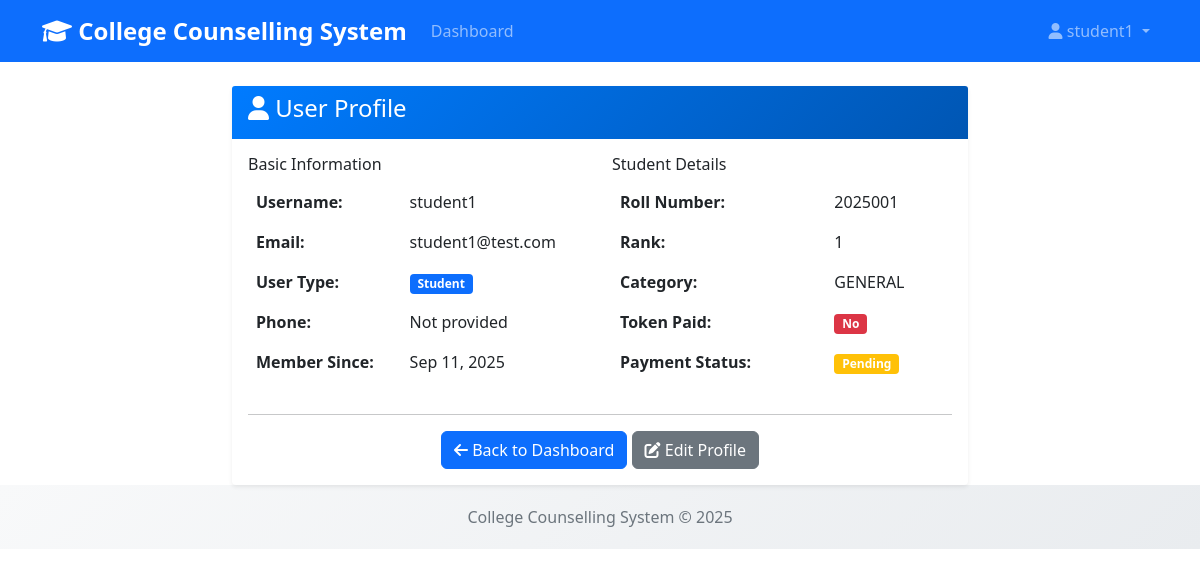
The app's page /profile/ (signed in) with its own data.
### accounts/models.py (models this page shows, shortened)
class User(AbstractUser):
    USER_TYPES = (
        ('super_admin', 'Super Admin'),
        ('college_admin', 'College Admin'),
        ('student', 'Student'),
    )
    user_type = models.CharField(max_length=20, choices=USER_TYPES)
    phone = models.CharField(max_length=15, blank=True)
    created_at = models.DateTimeField(auto_now_add=True)
    updated_at = models.DateTimeField(auto_now=True)

class StudentProfile(models.Model):
    user = models.OneToOneField(User, on_delete=models.CASCADE, related_name='student_profile')
    roll_number = models.CharField(max_length=20, unique=True)
    rank = models.IntegerField(unique=True)
    category = models.CharField(max_length=20, choices=[
        ('GENERAL', 'General'),
        ('OBC', 'OBC'),
        ('SC', 'SC'),
        ('ST', 'ST'),
    ])
    token_paid = models.BooleanField(default=False)
    class Meta:
        ordering = ['rank']

### accounts/views.py (the view)
# urls.py: path('profile/', views.profile, name='profile'),
@login_required
def profile(request):
    return render(request, 'accounts/profile.html')

### templates/accounts/profile.html (shortened to what this page needs)
{% extends 'base.html' %}
{% block content %}
<div class="row justify-content-center">
    <div class="col-md-8">
        <div class="card">
            <div class="card-header">
                <h4><i class="fas fa-user"></i> User Profile</h4>
            </div>
            <div class="card-body">
                <div class="row">
                    <div class="col-md-6">
                        <h6>Basic Information</h6>
                        <table class="table table-borderless">
                            <tr>
                                <td><strong>Username:</strong></td>
                                <td>{{ user.username }}</td>
                            </tr>
                            <tr>
                                <td><strong>Email:</strong></td>
                                <td>{{ user.email|default:"Not provided" }}</td>
                            </tr>
                            <tr>
                                <td><strong>User Type:</strong></td>
                                <td><span class="badge bg-primary">{{ user.get_user_type_display }}</span></td>
                            </tr>
                            <tr>
                                <td><strong>Phone:</strong></td>
                                <td>{{ user.phone|default:"Not provided" }}</td>
                            </tr>
                            <tr>
                                <td><strong>Member Since:</strong></td>
                                <td>{{ user.date_joined|date:"M d, Y" }}</td>
                            </tr>
                        </table>
                    </div>
                    <div class="col-md-6">
                        {% if user.user_type == 'student' and user.student_profile %}
                            <h6>Student Details</h6>
                            <table class="table table-borderless">
                                <tr>
                                    <td><strong>Roll Number:</strong></td>
                                    <td>{{ user.student_profile.roll_number }}</td>
                                </tr>
                                <tr>
                                    <td><strong>Rank:</strong></td>
                                    <td>{{ user.student_profile.rank }}</td>
                                </tr>
                                <tr>
                                    <td><strong>Category:</strong></td>
                                    <td>{{ user.student_profile.category }}</td>
                                </tr>
                                <tr>
                                    <td><strong>Token Paid:</strong></td>
                                    <td>
                                        {% if user.student_profile.token_paid %}
                                            <span class="badge bg-success">Yes</span>
                                        {% else %}
                                            <span class="badge bg-danger">No</span>
                                        {% endif %}
                                    </td>
                                </tr>
                                <tr>
                                    <td><strong>Payment Status:</strong></td>
                                    <td>
                                        {% if user.student_profile.token_paid %}
                                            <span class="badge bg-success">Completed</span>
                                        {% else %}
                                            <span class="badge bg-warning">Pending</span>
                                        {% endif %}
                                    </td>
                                </tr>
                            </table>
                        {% endif %}
                    </div>
                </div>
                <hr>
                <div class="text-center">
                    <a href="{% url 'dashboard' %}" class="btn btn-primary">
                        <i class="fas fa-arrow-left"></i> Back to Dashboard
                    </a>
                    <button type="button" class="btn btn-secondary" onclick="alert('Profile editing coming soon!')">
                        <i class="fas fa-edit"></i> Edit Profile
                    </button>
                </div>
            </div>
        </div>
    </div>
</div>
{% endblock %}

### templates/base.html (shortened to what this page needs)
<!DOCTYPE html>
<html lang="en">
<head>
    <link href="https://cdn.jsdelivr.net/npm/bootstrap@5.1.3/dist/css/bootstrap.min.css" rel="stylesheet">
    <link href="https://cdnjs.cloudflare.com/ajax/libs/font-awesome/6.0.0/css/all.min.css" rel="stylesheet">
    {% load static %}
    <link href="{% static 'css/custom.css' %}" rel="stylesheet">
</head>
<body>
    <nav class="navbar navbar-expand-lg navbar-dark bg-primary">
        <div class="container">
            <a class="navbar-brand" href="{% url 'home' %}">
                <i class="fas fa-graduation-cap"></i> College Counselling System
            </a>
            <div class="collapse navbar-collapse" id="navbarNav">
                <ul class="navbar-nav me-auto">
                    {% if user.is_authenticated %}
                        <li class="nav-item">
                            <a class="nav-link" href="{% url 'dashboard' %}">Dashboard</a>
                        </li>
                    {% endif %}
                </ul>
                <ul class="navbar-nav">
                    {% if user.is_authenticated %}
                        <li class="nav-item dropdown">
                            <a class="nav-link dropdown-toggle" href="#" id="navbarDropdown" role="button" data-bs-toggle="dropdown">
                                <i class="fas fa-user"></i> {{ user.username }}
                            </a>
                        </li>
                    {% else %}
                        <li class="nav-item">
                            <a class="nav-link" href="{% url 'login' %}">Login</a>
                        </li>
                    {% endif %}
                </ul>
            </div>
        </div>
    </nav>
    <main class="container mt-4">
        {% block content %}
        {% endblock %}
    </main>
    <footer class="footer mt-auto">
        <div class="container text-center">
            <span class="text-muted">College Counselling System &copy; 2025</span>
        </div>
    </footer>
</body>
</html>

### static/css/custom.css (style rules this page uses)
.navbar-brand { font-weight: 700; font-size: 1.5rem; }
.card { border: none; box-shadow: 0 0.125rem 0.25rem rgba(0, 0, 0, 0.075); transition: box-shadow 0.15s ease-in-out; }
.card-header { background: linear-gradient(135deg, #007bff, #0056b3); border: none; font-weight: 600; }
.btn { border-radius: 0.375rem; font-weight: 500; transition: all 0.2s ease; }
.table { background: white; }
.footer { background: linear-gradient(135deg, #f8f9fa, #e9ecef); margin-top: auto; }

### templates/base.html (style rules this page uses)
.navbar-brand { font-weight: bold; }
.footer { background-color: #f8f9fa; padding: 20px 0; margin-top: 50px; }
.card-header { background-color: #007bff; color: white; }

### records on screen
User: username "student1", email "student1@test.com", user_type "Student", phone "Not provided", date_joined "Sep 11, 2025", student_profile.roll_number "2025001", student_profile.rank "1", student_profile.category "GENERAL"
